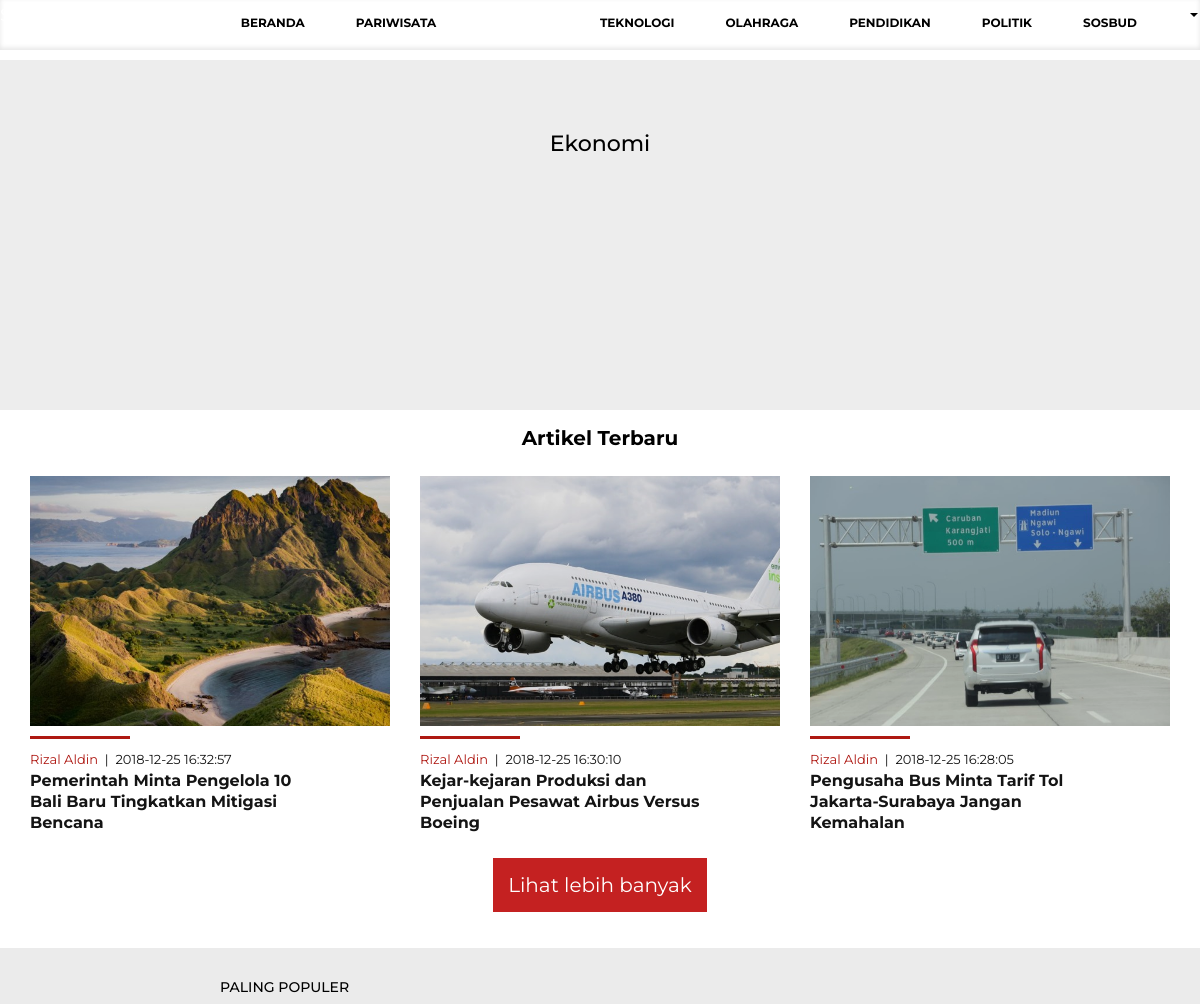
Before: /index.php/user/content/ekonomi (upper part) with the older database file.
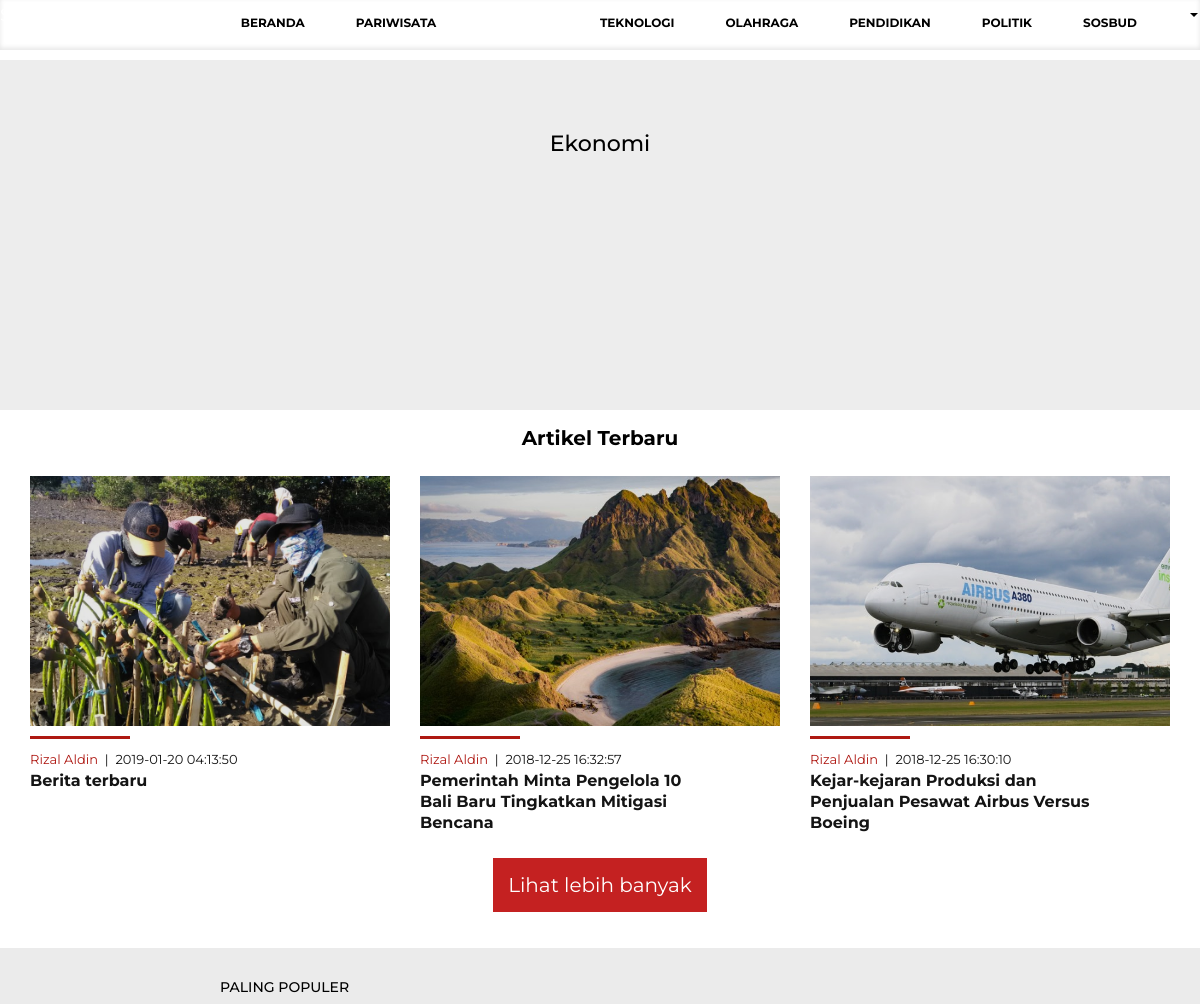
After: the same page with the newer database file.
### tables this page shows
CREATE TABLE `berita` (
  `id_berita` int(11) NOT NULL,
  `id_user` int(11) NOT NULL,
  `id_kategori` int(11) NOT NULL,
  `slug_berita` varchar(255) NOT NULL,
  `judul_berita` varchar(255) NOT NULL,
  `isi_berita` text NOT NULL,
  `gambar` varchar(255) NOT NULL,
  `status_berita` enum('Publish','Draft','','') NOT NULL,
  `jenis_berita` varchar(20) NOT NULL,
  `keywords` varchar(500) NOT NULL,
  `tanggal_post` datetime NOT NULL,
  `tanggal` timestamp NOT NULL DEFAULT '0000-00-00 00:00:00' ON UPDATE CURRENT_TIMESTAMP
);

CREATE TABLE `user` (
  `id_user` int(25) NOT NULL,
  `nama` varchar(50) NOT NULL,
  `email` varchar(255) NOT NULL,
  `username` varchar(32) NOT NULL,
  `password` varchar(64) NOT NULL,
  `akses_level` varchar(20) NOT NULL,
  `tanggal` timestamp NOT NULL DEFAULT CURRENT_TIMESTAMP ON UPDATE CURRENT_TIMESTAMP
);

### application/controllers/user/Content.php (called while the page is built, shortened)
<?php
class Content extends CI_Controller {
	public function __construct()
	{
		$this->load->model('berita_model');
		$this->load->model('iklan_model');
	}
	public function ekonomi()
		{
			$data = array(
				'berita' => $this->berita_model->home(2),
				'title'  => 'Sasambo - Ekonomi'
			);
			$this->load->view('user/layout/head', $data);
			$this->load->view('user/layout/nav', $data);
			$this->load->view('user/content/ekonomi/list', $data, FALSE);
			$this->load->view('user/layout/footer', $data);
		}
}

### index.php (called while the page is built, shortened)
<?php
require_once BASEPATH.'core/CodeIgniter.php';

### application/models/Berita_model.php (called while the page is built, shortened)
<?php
class Berita_model extends CI_Model {
	public function home($id)
	{
		$this->db->select('berita.*,
						   kategori.nama_kategori, kategori.slug_kategori,
						   user.nama');
		$this->db->from('berita');
		$this->db->join('kategori','kategori.id_kategori = berita.id_kategori','LEFT');
		$this->db->join('user','user.id_user = berita.id_user','LEFT');
		$this->db->where('berita.id_kategori',$id);
		$this->db->order_by('id_berita', 'DESC');
		$query = $this->db->get();
		return $query->result();
	}
}

### application/views/user/content/ekonomi/list.php (the view, shortened to what this page needs)
 <?php
$id_user      = $this->session->userdata('id_user');
$user_aktif   = $this->user_model->detail($id_user);
?>
 <body>
   <nav class="navbar navbar-default navbar-fixed-top">
      <div class="container">
        <div class="navbar-header">
          <a class="navbar-brand" href="<?php echo base_url() ?>">Sasambo</a>
        </div>
        <div id="navbar" class="navbar-collapse collapse">
          <ul class="nav navbar-nav navbar-right">
              <li><a href="<?php echo base_url('user/dasbor') ?>">Beranda</a></li>
              <li><a href="<?php echo base_url('user/content/pariwisata')?>">Pariwisata</a></li>
              <li class="active"><a href="<?php echo base_url('user/content/ekonomi') ?>">Ekonomi<span class="sr-only">(current)</span></a></li>
              <li><a href="<?php echo base_url('user/content/teknologi') ?>">Teknologi</a></li>
              <li><a href="<?php echo base_url('user/content/olahraga') ?>">Olahraga</a></li>
              <li><a href="<?php echo base_url('user/content/pendidikan') ?>">Pendidikan</a></li>
              <li><a href="<?php echo base_url('user/content/politik') ?>">Politik</a></li>
              <li><a href="<?php echo base_url('user/content/sosbud') ?>">Sosbud</a></li>
              <li class="dropdown">
                <a href="<?php echo base_url('user/dasbor') ?>" class="dropdown-toggle" data-toggle="dropdown" role="button" aria-haspopup="true" aria-expanded="false"><?php echo $user_aktif->nama ?> <span class="caret"></span></a>
              </li>
        </div>
      </div>
    </nav>
<div class="container">
      <div class="container">
    <div class="kategori-container">
      <div class="sc1-kat">
        <h1>Ekonomi</h1>
      </div>
      <div class="sc2-kat">
        <h2>Artikel Terbaru</h2>
        <div class="row sc2-kat-row">
          <?php foreach ($berita as $key => $value) { ?>
          <div class="col-md-4" id="sc1-pariwisata">
            <div class="thumbnail-kategori-par" style="background-image: url(<?php echo base_url('assets/upload/image/'.$value->gambar); ?>">
              <div class="overlay-kategori-par"></div>
            </div>
            <div class="garis-merah"></div>
                <div class="page-title-kategori">
                  <span class="author-name"><a href=""><?php echo $value->nama; ?></a></span>
                  &nbsp;|&nbsp;
                  <span class="upload-time"><a href=""><?php echo $value->tanggal_post; ?></a></span> <br>
                  <a href="<?php echo base_url('home/read/'.$value->slug_berita); ?>" class="judul-kategori"><?php echo $value->judul_berita; ?></a>
                </div>
              </div>
          <?php
            if($key == 2) {
              break;
            }
            }
           ?>
        </div>
        <h5>
          <a href="" class="rm-button-kat">Lihat lebih banyak</a>
        </h5>
    </div>
        <div class="sc3-kat">
          <div class="row sc3-kat-row">
            <div class="col-md-2"></div>
            <div class="col-md-8 sc3-kat-row-1">
              <h3>Paling Populer</h3>
            </div>
          </div>
        </div>
    </div>
    </div>
    </div>

Changed rows visible on the page:
no longer on this page (row unchanged): berita: gambar (picture), id_user.nama "Rizal Aldin", tanggal_post "2018-12-25 16:28:05", judul_berita "Pengusaha Bus Minta Tarif Tol Jakarta-Surabaya Jangan Kemahalan"
added berita: gambar (picture), id_user.nama "Rizal Aldin", tanggal_post "2019-01-20 04:13:50", judul_berita "Berita terbaru"
